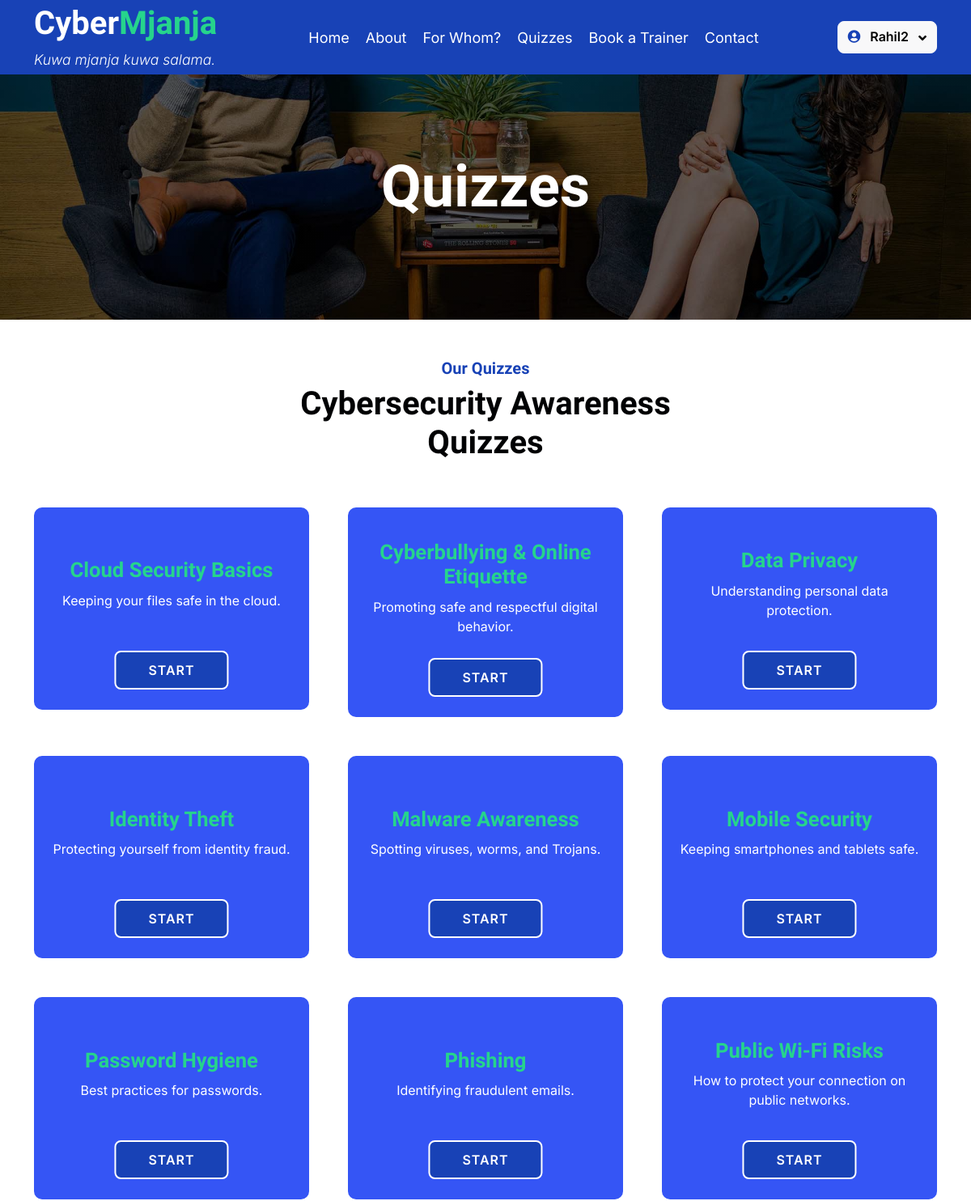
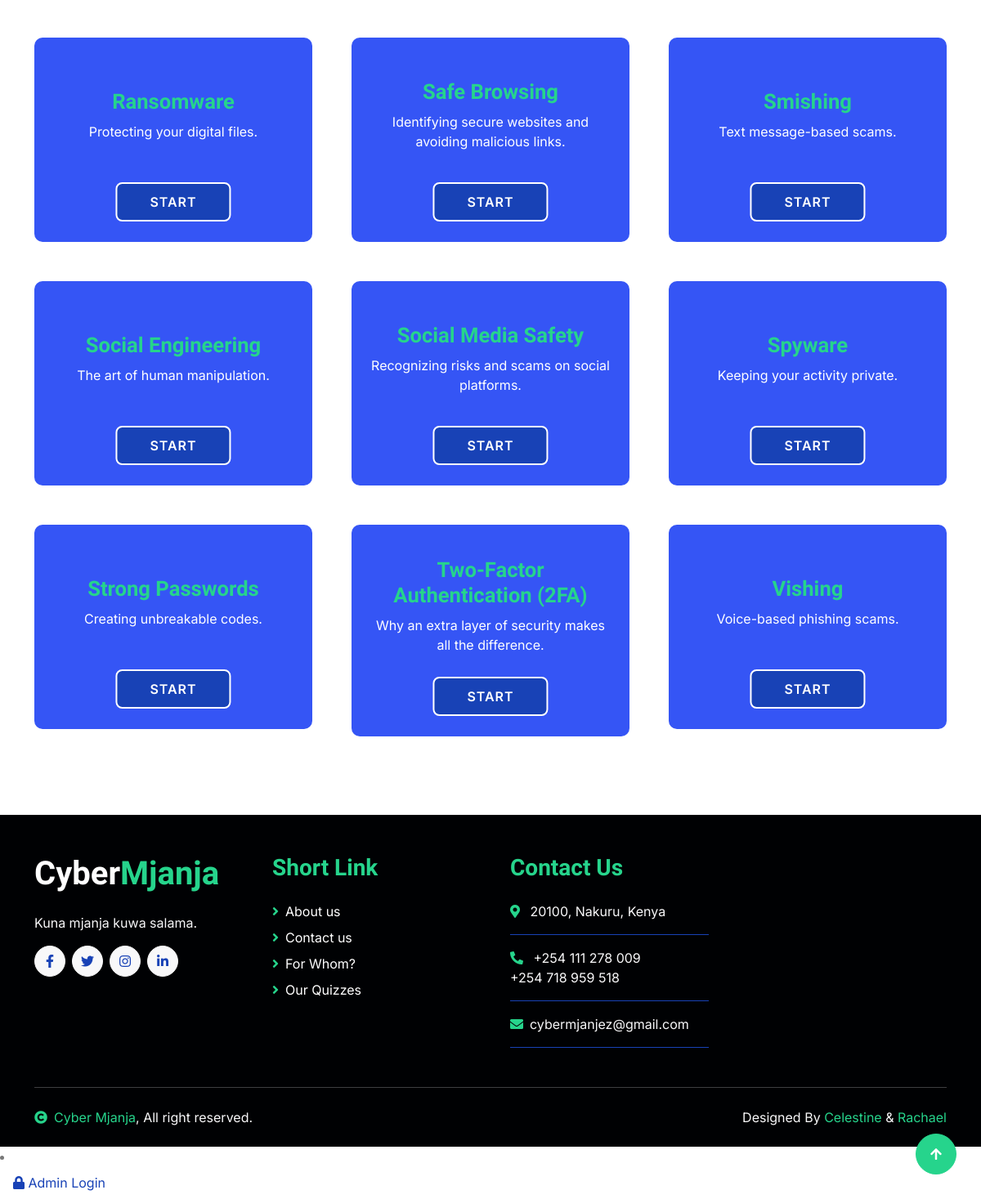
Page /quizzes (signed in) on the committed database (2 pictures, top to bottom).
### tables this page shows
CREATE TABLE users (id INTEGER PRIMARY KEY AUTOINCREMENT, username TEXT NOT NULL, email TEXT UNIQUE NOT NULL, password_hash TEXT NOT NULL, full_name TEXT, country TEXT, organization TEXT, job_title TEXT, `role` TEXT);

CREATE TABLE quizzes (id INTEGER PRIMARY KEY AUTOINCREMENT, name TEXT NOT NULL, slug TEXT UNIQUE NOT NULL, description TEXT);

### app.py (the view)
@app.route('/quizzes')
def quizzes():
    if not g.user:
        flash('You must be logged in to view the quizzes.', 'warning')
        return redirect(url_for('login'))
    conn = get_db_connection()
    all_quizzes = conn.execute('SELECT * FROM quizzes ORDER BY name').fetchall()
    conn.close()
    return render_template('quizzes.html', quizzes=all_quizzes)

### app.py (called while the page is built)
def get_db_connection():
    conn = sqlite3.connect(DATABASE)
    conn.row_factory = sqlite3.Row
    return conn

@app.before_request
def load_logged_in_user():
    user_id = session.get('user_id')
    if user_id is None:
        g.user = None
    else:
        conn = get_db_connection()
        g.user = conn.execute('SELECT * FROM users WHERE id = ?', (user_id,)).fetchone()
        conn.close()
        if g.user is None:
            session.clear()

@app.context_processor
def inject_user():
    return dict(user=getattr(g, 'user', None))

@app.before_request
def load_logged_in_user():
    user_id = session.get('user_id')
    if user_id is None:
        g.user = None
    else:
        conn = get_db_connection()
        g.user = conn.execute('SELECT * FROM users WHERE id = ?', (user_id,)).fetchone()
        conn.close()
        if g.user is None:
            session.clear()

### templates/quizzes.html (shortened to what this page needs)
{% extends "base.html" %}
{% block content %}
<div class="container-fluid page-header py-5">
    <div class="container text-center py-5">
        <h1 class="display-2 text-white mb-4 animated slideInDown">Quizzes</h1>
    </div>
</div>
<div class="container-fluid project py-5 mb-5">
    <div class="container">
        <div class="text-center mx-auto pb-5 wow fadeIn" data-wow-delay=".3s" style="max-width: 600px;">
            <h5 class="text-primary">Our Quizzes</h5>
            <h1>Cybersecurity Awareness Quizzes</h1>
        </div>
        <div class="row g-5">
            {% for quiz in quizzes %}
            <div class="col-md-6 col-lg-4 wow fadeIn" data-wow-delay=".3s">
                <div class="project-item">
                    <div class="quiz-text-content">
                        <h4>{{ quiz.name }}</h4>
                        <p class="m-0">{{ quiz.description }}</p>
                    </div>
                    <a href="{{ url_for('start_quiz', slug=quiz.slug) }}" class="start-quiz-button">Start</a>
                </div>
            </div>
            {% else %}
            <div class="col-12 text-center">
                <p>No quizzes are available at the moment. Please check back later.</p>
            </div>
            {% endfor %}
        </div>
    </div>
</div>
{% endblock %}

### templates/base.html (shortened to what this page needs)
<head>
    <link href="https://cdnjs.cloudflare.com/ajax/libs/font-awesome/5.10.0/css/all.min.css" rel="stylesheet">
    <link href="https://cdn.jsdelivr.net/npm/bootstrap-icons@1.4.1/font/bootstrap-icons.css" rel="stylesheet">
    <link href="{{ url_for('static', filename='lib/animate/animate.min.css') }}" rel="stylesheet">
    <link href="{{ url_for('static', filename='lib/owlcarousel/assets/owl.carousel.min.css') }}" rel="stylesheet">
    <link href="{{ url_for('static', filename='css/bootstrap.min.css') }}" rel="stylesheet">
    <link href="{{ url_for('static', filename='css/style.css') }}" rel="stylesheet">
    <link href="{{ url_for('static', filename='css/dashboard.css') }}" rel="stylesheet">
    <link href="{{ url_for('static', filename='css/profile.css') }}" rel="stylesheet">
</head>
<body>
    <div class="container-fluid bg-primary">
        <div class="container">
            <nav class="navbar navbar-dark navbar-expand-lg py-0">
                <a href="{{ url_for('index') }}" class="navbar-brand">
                   <h1 class="text-white fw-bold d-block">Cyber<span class="text-secondary">Mjanja</span></h1>
                   <small class="d-block text-white fw-light fst-italic">Kuwa mjanja kuwa salama.</small>
                </a>
                <div class="collapse navbar-collapse bg-transparent" id="navbarCollapse">
                    <div class="navbar-nav ms-auto mx-xl-auto p-0">
                        <a href="{{ url_for('index') }}" class="nav-item nav-link">Home</a>
                        <a href="{{ url_for('about') }}" class="nav-item nav-link">About</a>
                        <a href="{{ url_for('for_whom') }}" class="nav-item nav-link">For Whom?</a>
                        <a href="{{ url_for('quizzes') }}" class="nav-item nav-link">Quizzes</a>
                        <a href="{{ url_for('book_trainer') }}" class="nav-item nav-link">Book a Trainer</a>
                        <a href="{{ url_for('contact') }}" class="nav-item nav-link">Contact</a>
                    </div>
                    <div class="d-flex align-items-center">
                        {% if user %}
                            <div class="dropdown">
                                <button class="btn btn-light dropdown-toggle" type="button" id="userDropdown" data-bs-toggle="dropdown" aria-expanded="false">
                                    <i class="fas fa-user-circle text-primary me-2"></i> {{ user.full_name or user.username }}
                                </button>
                            </div>
                        {% else %}
                            <a href="{{ url_for('login') }}" class="btn btn-light rounded py-2 px-4 me-2">Log In</a>
                            <a href="{{ url_for('signup') }}" class="btn btn-secondary rounded py-2 px-4">Sign Up</a>
                        {% endif %}
                    </div>
                </div>
            </nav>
        </div>
    </div>
    <main>
        {% block content %}{% endblock %}
    </main>
    <div class="container-fluid footer bg-dark wow fadeIn" data-wow-delay=".3s">
        <div class="container pt-5 pb-4">
            <div class="row g-5">
                <div class="col-lg-3 col-md-6">
                    <a href="{{ url_for('index') }}">
                        <h1 class="text-white fw-bold d-block">Cyber<span class="text-secondary">Mjanja</span></h1>
                    </a>
                    <p class="mt-4 text-light">Kuna mjanja kuwa salama.</p>
                    <div class="d-flex hightech-link">
                        <a href="#" class="btn-light nav-fill btn btn-square rounded-circle me-2"><i class="fab fa-facebook-f text-primary"></i></a>
                        <a href="#" class="btn-light nav-fill btn btn-square rounded-circle me-2"><i class="fab fa-twitter text-primary"></i></a>
                        <a href="#" class="btn-light nav-fill btn btn-square rounded-circle me-2"><i class="fab fa-instagram text-primary"></i></a>
                        <a href="#" class="btn-light nav-fill btn btn-square rounded-circle me-0"><i class="fab fa-linkedin-in text-primary"></i></a>
                    </div>
                </div>
                <div class="col-lg-3 col-md-6">
                    <a href="#" class="h3 text-secondary">Short Link</a>
                    <div class="mt-4 d-flex flex-column short-link">
                        <a href="{{ url_for('about') }}" class="mb-2 text-white"><i class="fas fa-angle-right text-secondary me-2"></i>About us</a>
                        <a href="{{ url_for('contact') }}" class="mb-2 text-white"><i class="fas fa-angle-right text-secondary me-2"></i>Contact us</a>
                        <a href="{{ url_for('for_whom') }}" class="mb-2 text-white"><i class="fas fa-angle-right text-secondary me-2"></i>For Whom?</a>
                        <a href="{{ url_for('quizzes') }}" class="mb-2 text-white"><i class="fas fa-angle-right text-secondary me-2"></i>Our Quizzes</a>
                    </div>
                </div>
                <div class="col-lg-3 col-md-6">
                    <a href="#" class="h3 text-secondary">Contact Us</a>
                    <div class="text-white mt-4 d-flex flex-column contact-link">
                        <a href="#" class="pb-3 text-light border-bottom border-primary"><i class="fas fa-map-marker-alt text-secondary me-2"></i> 20100, Nakuru, Kenya</a>
                        <a href="#" class="py-3 text-light border-bottom border-primary"><i class="fas fa-phone-alt text-secondary me-2"></i> +254 111 278 009<br> +254 718 959 518</a>
                        <a href="#" class="py-3 text-light border-bottom border-primary"><i class="fas fa-envelope text-secondary me-2"></i>cybermjanjez@gmail.com</a>
                    </div>
                </div>
            </div>
            <hr class="text-light mt-5 mb-4">
            <div class="row">
                <div class="col-md-6 text-center text-md-start">
                    <span class="text-light"><a href="#" class="text-secondary"><i class="fas fa-copyright text-secondary me-2"></i>Cyber Mjanja</a>, All right reserved.</span>
                </div>
                <div class="col-md-6 text-center text-md-end">
                    <span class="text-light">
                        Designed By
                        <a href="https://github.com/Celeekeybor" target="_blank" class="text-secondary">Celestine</a> &amp;
                        <a href="https://github.com/rachaelkamau-15" target="_blank" class="text-secondary">Rachael</a>
                    </span>
                </div>
            </div>
        </div>
    </div>
    <a href="#" class="btn btn-secondary btn-square rounded-circle back-to-top"><i class="fa fa-arrow-up text-white"></i></a>
    {% if user and user.is_admin %}
<li class="nav-item">
    <a class="nav-link" href="{{ url_for('admin_dashboard') }}">
        <i class="fas fa-cog"></i> Admin Panel
    </a>
</li>
{% else %}
<li class="nav-item">
    <a class="nav-link" href="{{ url_for('admin_login') }}">
        <i class="fas fa-lock"></i> Admin Login
    </a>
</li>
{% endif %}
</body>

### static/css/style.css (style rules this page uses)
.btn { font-weight: 600; transition: .5s; }
.btn-square { width: 38px; height: 38px; }
.btn-square, .btn-sm-square, .btn-md-square, .btn-lg-square { padding: 0; display: flex; align-items: center; justify-content: center; font-weight: normal; }
.back-to-top { position: fixed; width: 50px; height: 50px; right: 30px; bottom: 30px; z-index: 99; }
.navbar .navbar-nav { padding: 15px 0; }
.navbar .navbar-nav .nav-link { padding: 10px; color: var(--bs-white); font-size: 18px; outline: none; }
.navbar .dropdown-toggle::after { border: none; content: "\f107"; font-family: "font awesome 5 free"; font-weight: 900; vertical-align: middle; margin-left: 8px; }
.page-header { background: linear-gradient(rgba(0, 0, 0, .6), rgba(0, 0, 0, .6)), url(../img/carousel-1.jpg) center center no-repeat; background-size: cover; }
.project-item { position: relative; display: flex; flex-direction: column; justify-content: center; align-items: center; text-align: center; background-color: #032bf3cc; border-radius: 10px; padding: 40px 20px 100px 20px; min-height: 250px; overflow: hidden; color: white; }
.project-item .quiz-text-content { color: white; }
.project-item .quiz-text-content h4 { color: var(--bs-secondary); font-size: 1.6rem; margin-bottom: 10px; }
.start-quiz-button { position: absolute; bottom: 25px; left: 50%; transform: translateX(-50%); padding: 10px 40px; font-size: 16px; font-weight: 600; text-transform: uppercase; letter-spacing: 1px; color: white; background: var(--bs-primary); border: 2px solid white; border-radius: 8px; text-decoration: none; cursor: pointer; transition: all 0.3s ease; }
.footer .short-link a, .footer .help-link a, .footer .contact-link a { transition: .5s; }

### rows in the picture
users: full_name "Rahil2"
quizzes: name "Cloud Security Basics", description "Keeping your files safe in the cloud."
quizzes: name "Cyberbullying & Online Etiquette", description "Promoting safe and respectful digital behavior."
quizzes: name "Data Privacy", description "Understanding personal data protection."
quizzes: name "Identity Theft", description "Protecting yourself from identity fraud."
quizzes: name "Malware Awareness", description "Spotting viruses, worms, and Trojans."
quizzes: name "Mobile Security", description "Keeping smartphones and tablets safe."
quizzes: name "Password Hygiene", description "Best practices for passwords."
quizzes: name "Phishing", description "Identifying fraudulent emails."
quizzes: name "Public Wi-Fi Risks", description "How to protect your connection on public networks."
quizzes: name "Ransomware", description "Protecting your digital files."
quizzes: name "Safe Browsing", description "Identifying secure websites and avoiding malicious links."
quizzes: name "Smishing", description "Text message-based scams."
quizzes: name "Social Engineering", description "The art of human manipulation."
quizzes: name "Social Media Safety", description "Recognizing risks and scams on social platforms."
quizzes: name "Spyware", description "Keeping your activity private."
quizzes: name "Strong Passwords", description "Creating unbreakable codes."
quizzes: name "Two-Factor Authentication (2FA)", description "Why an extra layer of security makes all the difference."
quizzes: name "Vishing", description "Voice-based phishing scams."
